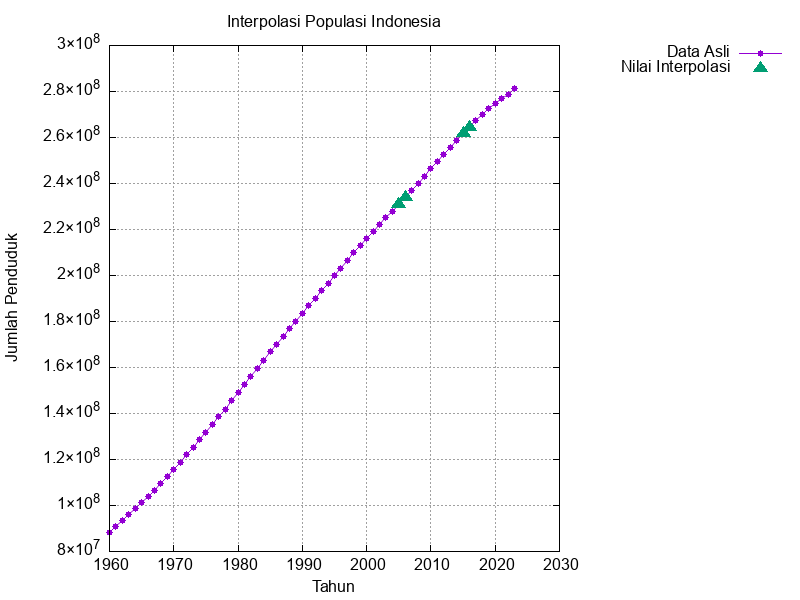

The script that saved this image:
set terminal png size 800,600
set output 'population_interpolation.png'
set title 'Interpolasi Populasi Indonesia'
set xlabel 'Tahun'
set ylabel 'Jumlah Penduduk'
set grid
set key outside
plot 'population_interpolation.dat' index 0 using 1:2 with linespoints pointtype 7 pointsize 1 title 'Data Asli', \
     'population_interpolation.dat' index 1 using 1:2 with points pointtype 9 pointsize 1.5 title 'Nilai Interpolasi'
